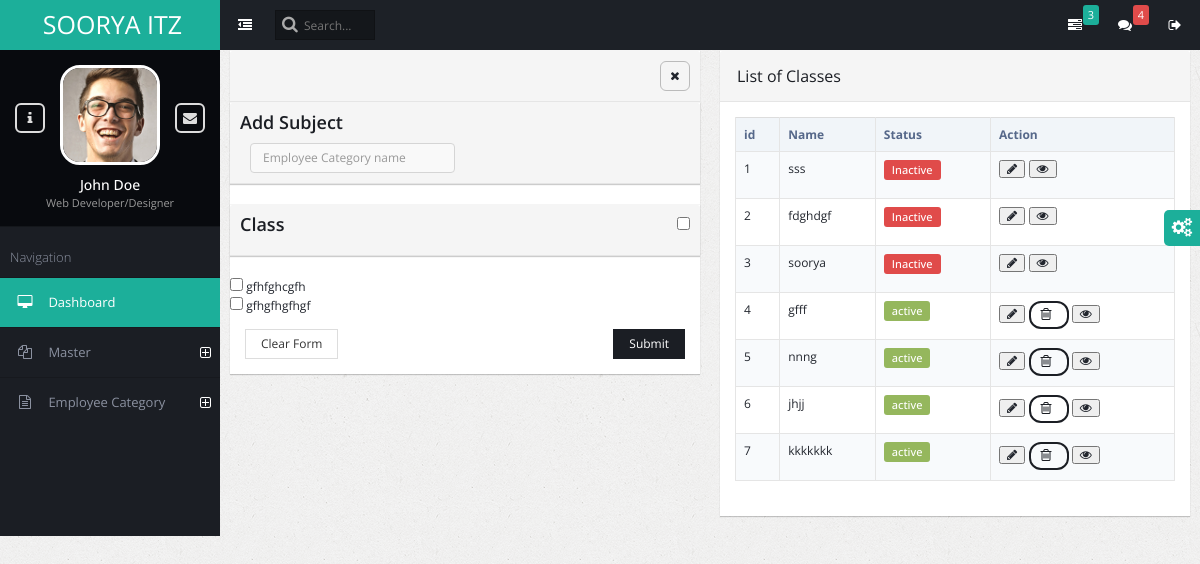
The app's page /subject/, older data.
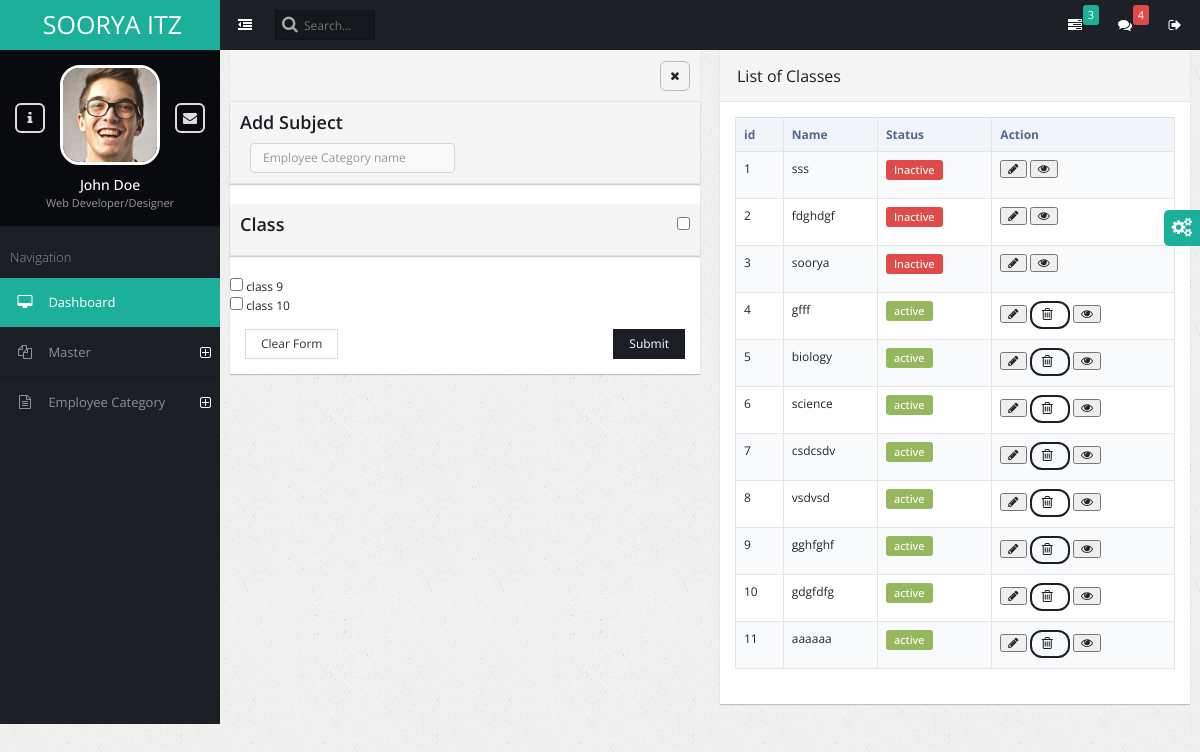
The same page, newer data.
### admin_master/models.py (models this page shows)
class Academicclass(models.Model):
    classname = models.CharField(max_length=260)
    classstatus = models.IntegerField(default=1)

class AcademicSubject(models.Model):
    subjectclass= models.CharField(max_length=260)
    subjectstatus = models.IntegerField(default=1)

### admin_master/views.py (the view, shortened to what this page needs)
# urls.py: path('subject/', views.subject, name='subject'),
def subject(request):
    success_message=None
    error_message = None
    sub=Academicclass.objects.all()
    subjectcls=AcademicSubject.objects.all()
    context = {
        'errormessage': error_message,
        'successmessage': success_message,
        'sub': sub,
        'subjectcls' : subjectcls,
    }
    return render(request,'subject.html',context)

### admin_master/templates/subject.html (shortened to what this page needs)
{% extends "base.html" %}
{% block content %}
<div class="page-content-wrap">
    <div class="row">
        <div class="col-md-6">
            <div class="panel panel-default">
                <div class="panel-heading">
                    <ul class="panel-controls">
                        <li><a href="#" class="panel-remove"><span class="fa fa-times"></span></a></li>
                    </ul>
                </div>
                <form method='post'>
                    <div class="panel panel-default">
                        <div class="panel-heading">
                            <div class="row">
                                <h3> Add Subject </h3>
                                <div class="col-md-6">
                                    <input type="text" placeholder="Employee Category name" autofocus class="form-control" name="subname" class="panel-title" required>
                                </div>
                            </div>
                        </div>
                    </div>
                    <div class="panel panel-default">
                        <div class="panel-heading">
                            <div class="row">
                                <h3>Class <input type="checkbox" id="cbox" onclick="check()" class="commonCheckbox pull-right" > </h3>
                            </div>
                        </div>
                    </div>
                    {% for i in sub %}
                        {% if i.classstatus == 1 %}
                            <div>
                                <input type="checkbox" class="icheck" name="checkboxGroup" value="{{i.id}}"> {{i.classname}}
                            </div>
                        {% endif %}
                    {% endfor %}
                    <div class="panel-body d-flex justify-content-between">
                        <button class="btn btn-default">Clear Form</button>
                        <button class="btn btn-primary pull-right" onclick="validateAndSubmit()" >Submit</button>
                    </div>
                </form>
            </div>
        </div>
        <div class="col-md-6">
            <div class="panel panel-default">
                <div class="panel-heading">
                    <h3 class="panel-title">List of Classes</h3>
                </div>
                <div class="panel-body">
                    <table class="table table-striped table-bordered">
                        <thead>
                            <tr><th>id</th>
                                <th>Name</th>
                                <th> Status</th>
                                <th>Action</th>
                            </tr>
                        </thead>
                        <tbody>
                            {% for i in subjectcls %}
                                <tr id ="{{i.id}}">
                                    <td>{{ forloop.counter }}</td>
                                    <td>{{ i.subjectclass }}</td>
                                    <td>
                                        {% if i.subjectstatus == 1 %}
                                        <p class="badge badge-danger"> Inactive
                                        {% else %}
                                        <p class="badge badge-success"> active
                                        {% endif %}
                                    </td>
                                    <td>
                                        <button class="fa fa-pencil" onclick="edit_subrow({{i.id}});" id="spinner{{i.id}}">
                                        </button>
                                        {% if  not i.subjectstatus == 1 %}
                                        <button class="btn btn-primary btn-rounded" >
                                            <span  id= "spinner{{i.id}}" class="fa fa-trash-o" onClick="delete_sub({{i.id}})" >  </button>
                                                {% endif %}
                                        <button class="fa fa-eye" onclick="view_sub({{i.id}});" >  </button>
                                    </td>
                                </tr>
                            {% endfor %}
                        </tbody>
                    </table>
                </div>
            </div>
        </div>
    </div>
</div>
{% endblock   %}

### admin_general/templates/base.html (shortened to what this page needs)
<!DOCTYPE html>
{% load static %}
<html lang="en">
    <head>
        <link rel="stylesheet" type="text/css" id="theme" href="{% static 'css/theme-default.css' %}"/>
    </head>
    <body>
        <div class="page-container">
            <div class="page-sidebar">
                <ul class="x-navigation">
                    <li class="xn-logo">
                        <a href="">SOORYA ITZ</a>
                        <li class="xn-profile">
                            <div class="profile">
                                <div class="profile-image">
                                    <img src="{% static 'assets/images/users/avatar.jpg' %}" alt="John Doe"/>
                                </div>
                                <div class="profile-data">
                                    <div class="profile-data-name">John Doe</div>
                                    <div class="profile-data-title">Web Developer/Designer</div>
                                </div>
                                <div class="profile-controls">
                                    <a href="" class="profile-control-left"><span class="fa fa-info"></span></a>
                                    <a href="" class="profile-control-right"><span class="fa fa-envelope"></span></a>
                                </div>
                            </div>
                        </li>
                    </li>
                    <li class="xn-title">Navigation</li>
                    <li class="active">
                        <a href=""><span class="fa fa-desktop"></span> <span class="xn-text">Dashboard</span></a>
                    </li>
                    <li class="xn-openable">
                        <a href="#"><span class="fa fa-files-o"></span> <span class="xn-text">Master</span></a>
                    </li>
                    <li class="xn-openable">
                        <a href="#"><span class="fa fa-file-text-o"></span> <span class="xn-text">Employee Category</span></a>
                    </li>
                                                </ul>
            </div>
            <div class="page-content">
                <ul class="x-navigation x-navigation-horizontal x-navigation-panel">
                    <li class="xn-icon-button">
                        <a href="#" class="x-navigation-minimize"><span class="fa fa-dedent"></span></a>
                    </li>
                    <li class="xn-search">
                        <form role="form">
                            <input type="text" name="search" placeholder="Search..."/>
                        </form>
                    </li>
                    <li class="xn-icon-button pull-right">
                        <a href="#" class="mb-control" data-box="#mb-signout"><span class="fa fa-sign-out"></span></a>
                    </li>
                    <li class="xn-icon-button pull-right">
                        <a href="#"><span class="fa fa-comments"></span></a>
                        <div class="informer informer-danger">4</div>
                    </li>
                    <li class="xn-icon-button pull-right">
                        <a href="#"><span class="fa fa-tasks"></span></a>
                        <div class="informer informer-warning">3</div>
                    </li>
                </ul>
                <div class="page-content-wrap">
                {% block content %} {% endblock %}
                </div>
            </div>
    </body>

Row changes from the older to the newer data that the page shows:
removed AcademicSubject: subjectclass "nnng", subjectstatus "active"
removed AcademicSubject: subjectclass "jhjj", subjectstatus "active"
removed AcademicSubject: subjectclass "kkkkkkk", subjectstatus "active"
changed Academicclass: classname "gfhfghcgfh" → "class 9"
changed Academicclass: classname "gfhgfhgfhgf" → "class 10"
added AcademicSubject: subjectclass "biology", subjectstatus "active"
added AcademicSubject: subjectclass "science", subjectstatus "active"
added AcademicSubject: subjectclass "csdcsdv", subjectstatus "active"
added AcademicSubject: subjectclass "vsdvsd", subjectstatus "active"
added AcademicSubject: subjectclass "gghfghf", subjectstatus "active"
added AcademicSubject: subjectclass "gdgfdfg", subjectstatus "active"
added AcademicSubject: subjectclass "aaaaaa", subjectstatus "active"
